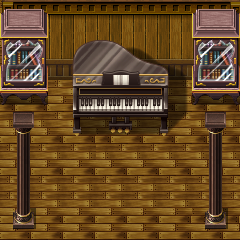

The image is a tile-based game level rendered from a .tmx file. Its description and complete source (layers, tilesets, objects, tile grids) follow:
An orthogonal 15x15 tile map with 16x16 px tiles, 4 tile layers (Sol, Mur, Objet, Pillier1), 3 tilesets and 12 objects (9x collision, spawn map_5 3, switch map_5 3).

<map version="1.10" tiledversion="1.10.2" orientation="orthogonal" renderorder="right-down" width="15" height="15" tilewidth="16" tileheight="16" infinite="0" nextlayerid="8" nextobjectid="18">
 <tileset firstgid="1" source="rpg_maker_wooden_floor_by_ayene_chan_d587fmi.tsx" />
 <tileset firstgid="257" source="mv_edited_walls_floors_by_nicnubill_dck28ru.tsx" />
 <tileset firstgid="882" source="mv_noble_interior_by_schwarzenacht_dapf6pa.tsx" />
 <layer id="1" name="Sol" width="15" height="15">
  <data encoding="csv">
7,8,7,8,7,8,8,7,8,7,8,7,8,7,8,
23,24,23,24,23,24,24,23,24,23,24,23,24,23,24,
8,7,8,7,8,7,8,7,8,7,8,7,8,7,8,
24,23,24,23,24,23,24,23,24,23,24,23,24,23,24,
7,8,7,8,7,8,7,8,7,8,7,8,7,8,7,
23,24,23,24,23,24,23,24,23,24,23,24,23,24,23,
7,8,7,8,7,8,7,8,7,8,7,8,7,8,7,
23,24,23,24,23,24,23,24,23,24,23,24,23,24,23,
8,7,8,7,8,7,7,8,7,8,7,8,7,8,7,
24,23,24,23,24,23,23,24,23,24,23,24,23,24,23,
8,7,8,7,8,7,8,7,8,7,8,7,8,7,8,
24,23,24,23,24,23,24,23,24,23,24,23,24,23,24,
24,23,24,23,24,23,24,23,24,23,24,23,24,23,24,
8,7,8,7,8,7,8,7,8,7,8,7,7,8,7,
8,7,8,7,8,7,8,7,8,7,8,7,8,7,8
</data>
 </layer>
 <layer id="2" name="Mur" width="15" height="15">
  <data encoding="csv">
561,562,563,564,565,563,564,565,563,564,565,563,564,565,566,
586,590,588,589,590,588,589,590,588,589,590,588,589,590,591,
611,640,638,639,640,638,639,640,638,639,640,638,639,640,641,
636,665,663,664,665,663,664,665,663,664,665,663,664,665,666,
686,687,688,688,689,690,688,688,689,690,688,689,690,688,691,
0,0,0,0,0,0,0,0,0,0,0,0,0,0,0,
0,0,0,0,0,0,0,0,0,0,0,0,0,0,0,
0,0,0,0,0,0,0,0,0,0,0,0,0,0,0,
0,0,0,0,0,0,0,0,0,0,0,0,0,0,0,
0,0,0,0,0,0,0,0,0,0,0,0,0,0,0,
0,0,0,0,0,0,0,0,0,0,0,0,0,0,0,
0,0,0,0,0,0,0,0,0,0,0,0,0,0,0,
0,0,0,0,0,0,0,0,0,0,0,0,0,0,0,
0,0,0,0,0,0,0,0,0,0,0,0,0,0,0,
0,0,0,0,0,0,0,0,0,0,0,0,0,0,0
</data>
 </layer>
 <layer id="3" name="Objet" width="15" height="15">
  <data encoding="csv">
2103,2104,2105,0,0,0,0,0,0,0,0,0,2103,2104,2105,
2151,2152,2153,0,0,0,0,0,0,0,0,0,2151,2152,2153,
2199,2200,2201,0,2083,2084,2085,2086,2087,2088,2089,2090,2199,2200,2201,
2247,2248,2249,0,2131,2132,2133,2134,2135,2136,2137,2138,2247,2248,2249,
2295,2296,2297,0,2179,2180,2181,2182,2183,2184,2185,2186,2295,2296,2297,
2343,2344,2345,0,2227,2228,2229,2230,2231,2232,2233,2234,2343,2344,2345,
2391,2392,2393,0,2275,2276,2277,2278,2279,2280,2281,2282,2391,2392,2393,
0,0,0,0,2323,2324,2325,2326,2327,2328,2329,2330,0,0,0,
0,0,0,0,2371,2372,2373,2374,2375,2376,2377,2378,0,0,0,
0,0,0,0,0,0,0,0,0,0,0,0,0,0,0,
0,0,0,0,0,0,0,0,0,0,0,0,0,0,0,
0,0,0,0,0,0,0,0,0,0,0,0,0,0,0,
0,0,0,0,0,0,0,0,0,0,0,0,0,0,0,
0,0,0,0,0,0,0,0,0,0,0,0,0,0,0,
0,0,0,0,0,0,0,0,0,0,0,0,0,0,0
</data>
 </layer>
 <group id="5" name="Objets">
  <objectgroup id="6" name="interface">
   <object id="1" name="spawn map_5 3" x="33" y="161">
    <point />
   </object>
   <object id="3" name="switch map_5 3" x="0" y="144" width="16" height="32" />
  </objectgroup>
  <objectgroup id="7" name="collisions">
   <object id="4" name="collision" x="-16" y="80" width="16" height="160" />
   <object id="5" name="collision" x="0" y="240" width="240" height="16" />
   <object id="6" name="collision" x="240" y="96" width="16" height="144" />
   <object id="10" name="collision" x="16" y="208" width="16" height="16" />
   <object id="11" name="collision" x="208" y="208" width="16" height="16" />
   <object id="12" x="0" y="80" width="48" height="16" />
   <object id="13" name="collision" x="48" y="64" width="32" height="16" />
   <object id="14" name="collision" x="80" y="80" width="80" height="32" />
   <object id="15" name="collision" x="160" y="64" width="48" height="16" />
   <object id="17" name="collision" x="192" y="80" width="48" height="16" />
  </objectgroup>
 </group>
 <layer id="4" name="Pillier1" width="15" height="15">
  <data encoding="csv">
0,0,0,0,0,0,0,0,0,0,0,0,0,0,0,
0,0,0,0,0,0,0,0,0,0,0,0,0,0,0,
0,0,0,0,0,0,0,0,0,0,0,0,0,0,0,
0,0,0,0,0,0,0,0,0,0,0,0,0,0,0,
0,0,0,0,0,0,0,0,0,0,0,0,0,0,0,
0,0,0,0,0,0,0,0,0,0,0,0,0,0,0,
0,0,0,0,0,0,0,0,0,0,0,0,0,0,0,
1044,1045,1046,0,0,0,0,0,0,0,0,0,1044,1045,1046,
1092,1093,1094,0,0,0,0,0,0,0,0,0,1092,1093,1094,
1140,1141,1142,0,0,0,0,0,0,0,0,0,1140,1141,1142,
1188,1189,1190,0,0,0,0,0,0,0,0,0,1188,1189,1190,
1236,1237,1238,0,0,0,0,0,0,0,0,0,1236,1237,1238,
1284,1285,1286,0,0,0,0,0,0,0,0,0,1284,1285,1286,
1332,1333,1334,0,0,0,0,0,0,0,0,0,1332,1333,1334,
1380,1381,1382,0,0,0,0,0,0,0,0,0,1380,1381,1382
</data>
 </layer>
</map>
